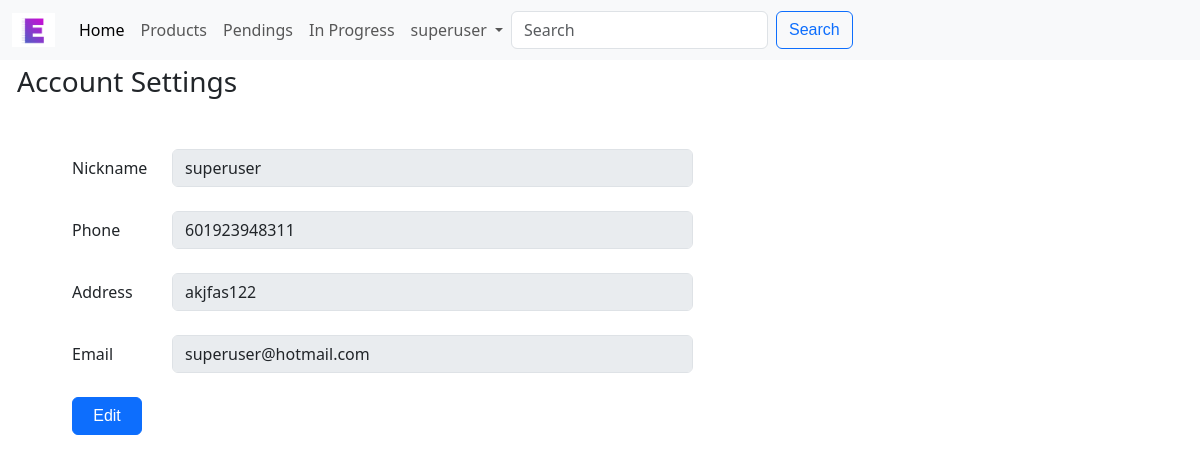
The app's page /settings (signed in), older data.
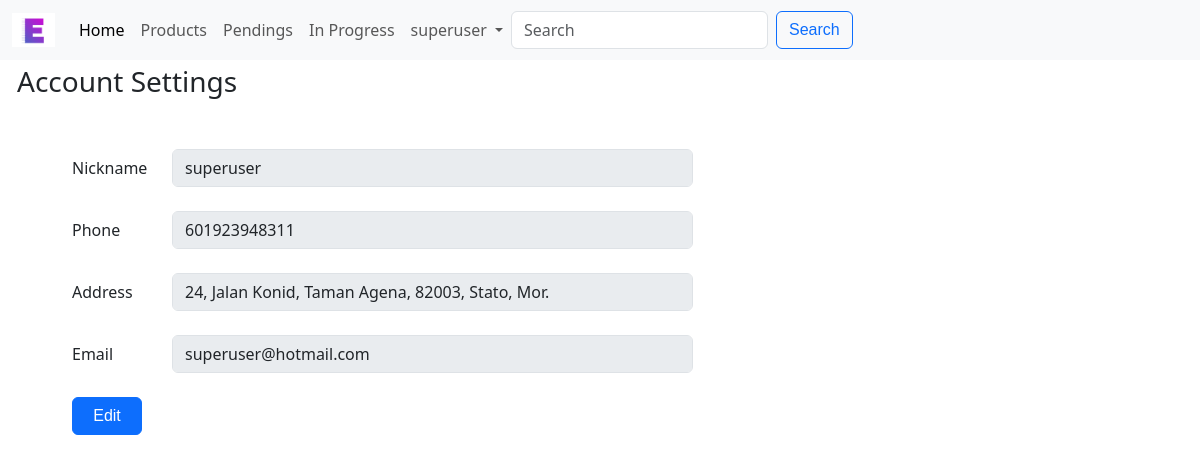
The same page, newer data.
### esb/models.py (models this page shows, shortened)
class User(AbstractUser):
    email_token = models.CharField(max_length=200)
    email_is_verified = models.BooleanField(default=False)

class Customer(models.Model):
    user = models.OneToOneField(
        User, on_delete=models.CASCADE, null=True, unique=True)
    name = models.CharField(max_length=100, null=True)
    phone = models.CharField(max_length=100, null=True)
    address = models.CharField(max_length=200, null=True)

### esb/views.py (the view)
# urls.py: path("settings", views.settings_view, name="settings"),
@login_required
def settings_view(request):
    user = User.objects.get(username=request.user.username)
    return render(request, "esb/settings.html", {"user": user})

### esb/templates/esb/settings.html (shortened to what this page needs)
{% extends "esb/layout.html" %}
{% block body %}
    <div id="settings-view" class="container-fluid">
        <h3>Account Settings</h3>
        <div style="margin: 50px;">
            <form id="settings-form">
                <div class="row mb-4" style="display: flex;">
                    <label class="col-sm-1 col-form-label" style="width:100px;">Nickname</label>
                    <div class="col-sm-6">
                        <input disabled id="username" class="form-control" value="{{ user.customer.name }}">
                    </div>
                </div>
                <div class="row mb-4" style="display: flex;">
                    <label class="col-sm-1 col-form-label" style="width:100px;">Phone</label>
                    <div class="col-sm-6">
                        <input id="phone" disabled class="form-control" value="{{ user.customer.phone }}">
                    </div>
                </div>
                <div class="row mb-4" style="display: flex;">
                    <label class="col-sm-1 col-form-label" style="width:100px;">Address</label>
                    <div class="col-sm-6">
                        <input id="address" disabled class="form-control" value="{{ user.customer.address }}">
                    </div>
                </div>
                <div class="row mb-4" style="display: flex;">
                    <label class="col-sm-1 col-form-label" style="width:100px;">Email</label>
                    <div class="col-sm-6">
                        <input disabled class="form-control" value="{{ user.email }}">
                    </div>
                </div>
                <button id="btn-edit" class="btn btn-primary">Edit</button>
            </form>
        </div>
    </div>
{% endblock %}

### esb/templates/esb/layout.html (shortened to what this page needs)
{% load static %}
<!DOCTYPE html>
<html lang="en">
    <head>
        <link href="https://cdn.jsdelivr.net/npm/bootstrap@5.3.0-alpha1/dist/css/bootstrap.min.css" rel="stylesheet"
>
        <link rel="stylesheet" href="{% static 'esb/styles.css' %}">
    </head>
    <body>
        <nav class="navbar navbar-expand-lg bg-body-tertiary fixed-top">
            <div class="container-fluid">
                <a class="navbar-brand" href="#">
                    <img src="{% static 'esb/image/ESB.jpg' %}" alt="Esb" width="43" height="34">
                </a>
                <div class="collapse navbar-collapse" id="navbarNavDropdown" style="text-align:center;">
                    <ul class="navbar-nav">
                        <li class="nav-item">
                            <a class="nav-link active" aria-current="page" href="{% url 'index' %}">Home</a>
                        </li>
                        <li class="nav-item">
                            <a class="nav-link" href="{% url 'category' %}">Products</a>
                        </li>
                        <li class="nav-item">
                            <a class="nav-link" href="{% url 'pendings' %}">Pendings</a>
                        </li>
                        <li class="nav-item">
                            <a class="nav-link" href="{% url 'inprogress' %}">In Progress</a>
                        </li>
                        {% if request.user.is_authenticated %}
                        <li class="nav-item dropdown" style="text-align:center;">
                            <a class="nav-link dropdown-toggle" href="#" role="button" data-bs-toggle="dropdown" aria-expanded="false">
                                {{ user.username }}
                            </a>
                        </li>
                        {% endif %}
                    </ul>
                    <form action="{% url 'search_products' %}"class="d-flex" role="search" method="get">
                        <input class="form-control me-2" type="search" placeholder="Search" aria-label="Search" name="q">
                        <button class="btn btn-outline-primary" type="submit">Search</button>
                    </form>
                </div>
            </div>
        </nav>
    {% block body %}
    {% endblock %}
    </body>
</html>

Row changes from the older to the newer data that the page shows:
changed User "superuser": customer.address "akjfas122" → "24, Jalan Konid, Taman Agena, 82003, Stato, Mor."
